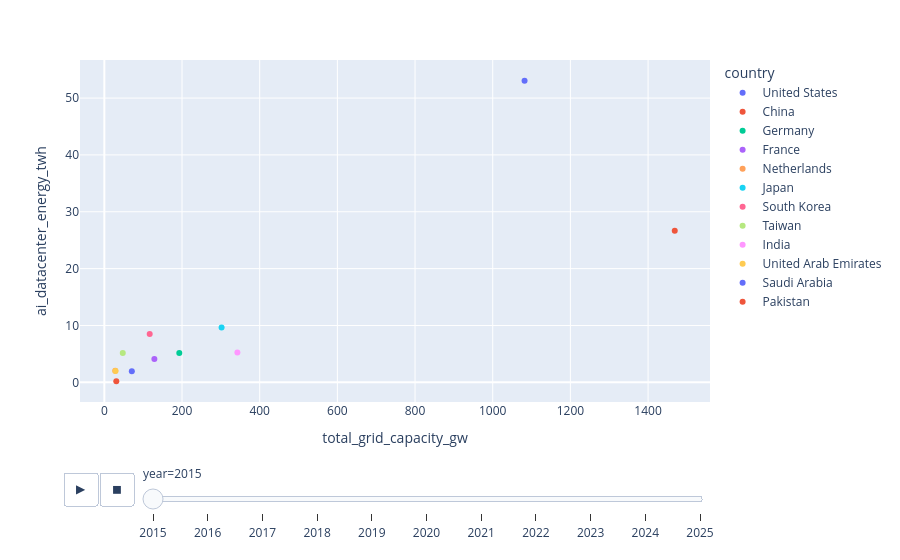

The notebook cell saved with this chart:
### Code cell
px.scatter(df4,x='total_grid_capacity_gw',y='ai_datacenter_energy_twh',color='country',hover_name='region',hover_data='year',animation_frame='year')

### Figure 1 — Plotly figure (JSON) as saved in the notebook; plotly's stock layout.template omitted (floating-point values rounded to 4 significant figures)
{"data": [{"customdata": [[2015]], "hovertemplate": "<b>%{hovertext}</b><br><br>country=United States<br>year=%{customdata[0]}<br>total_grid_capacity_gw=%{x}<br>ai_datacenter_energy_twh=%{y}<extra></extra>", "hovertext": ["North America"], "legendgroup": "United States", "marker": {"color": "#636efa", "symbol": "circle"}, "mode": "markers", "name": "United States", "orientation": "v", "showlegend": true, "type": "scatter", "x": [1082.0], "xaxis": "x", "y": [53.03], "yaxis": "y"}, {"customdata": [[2015]], "hovertemplate": "<b>%{hovertext}</b><br><br>country=China<br>year=%{customdata[0]}<br>total_grid_capacity_gw=%{x}<br>ai_datacenter_energy_twh=%{y}<extra></extra>", "hovertext": ["Asia-Pacific"], "legendgroup": "China", "marker": {"color": "#EF553B", "symbol": "circle"}, "mode": "markers", "name": "China", "orientation": "v", "showlegend": true, "type": "scatter", "x": [1469.0], "xaxis": "x", "y": [26.66], "yaxis": "y"}, {"customdata": [[2015]], "hovertemplate": "<b>%{hovertext}</b><br><br>country=Germany<br>year=%{customdata[0]}<br>total_grid_capacity_gw=%{x}<br>ai_datacenter_energy_twh=%{y}<extra></extra>", "hovertext": ["Europe"], "legendgroup": "Germany", "marker": {"color": "#00cc96", "symbol": "circle"}, "mode": "markers", "name": "Germany", "orientation": "v", "showlegend": true, "type": "scatter", "x": [193.0], "xaxis": "x", "y": [5.16], "yaxis": "y"}, {"customdata": [[2015]], "hovertemplate": "<b>%{hovertext}</b><br><br>country=France<br>year=%{customdata[0]}<br>total_grid_capacity_gw=%{x}<br>ai_datacenter_energy_twh=%{y}<extra></extra>", "hovertext": ["Europe"], "legendgroup": "France", "marker": {"color": "#ab63fa", "symbol": "circle"}, "mode": "markers", "name": "France", "orientation": "v", "showlegend": true, "type": "scatter", "x": [128.8], "xaxis": "x", "y": [4.09], "yaxis": "y"}, {"customdata": [[2015]], "hovertemplate": "<b>%{hovertext}</b><br><br>country=Netherlands<br>year=%{customdata[0]}<br>total_grid_capacity_gw=%{x}<br>ai_datacenter_energy_twh=%{y}<extra></extra>", "hovertext": ["Europe"], "legendgroup": "Netherlands", "marker": {"color": "#FFA15A", "symbol": "circle"}, "mode": "markers", "name": "Netherlands", "orientation": "v", "showlegend": true, "type": "scatter", "x": [28.1], "xaxis": "x", "y": [2.03], "yaxis": "y"}, {"customdata": [[2015]], "hovertemplate": "<b>%{hovertext}</b><br><br>country=Japan<br>year=%{customdata[0]}<br>total_grid_capacity_gw=%{x}<br>ai_datacenter_energy_twh=%{y}<extra></extra>", "hovertext": ["Asia-Pacific"], "legendgroup": "Japan", "marker": {"color": "#19d3f3", "symbol": "circle"}, "mode": "markers", "name": "Japan", "orientation": "v", "showlegend": true, "type": "scatter", "x": [301.9], "xaxis": "x", "y": [9.64], "yaxis": "y"}, {"customdata": [[2015]], "hovertemplate": "<b>%{hovertext}</b><br><br>country=South Korea<br>year=%{customdata[0]}<br>total_grid_capacity_gw=%{x}<br>ai_datacenter_energy_twh=%{y}<extra></extra>", "hovertext": ["Asia-Pacific"], "legendgroup": "South Korea", "marker": {"color": "#FF6692", "symbol": "circle"}, "mode": "markers", "name": "South Korea", "orientation": "v", "showlegend": true, "type": "scatter", "x": [116.8], "xaxis": "x", "y": [8.49], "yaxis": "y"}, {"customdata": [[2015]], "hovertemplate": "<b>%{hovertext}</b><br><br>country=Taiwan<br>year=%{customdata[0]}<br>total_grid_capacity_gw=%{x}<br>ai_datacenter_energy_twh=%{y}<extra></extra>", "hovertext": ["Asia-Pacific"], "legendgroup": "Taiwan", "marker": {"color": "#B6E880", "symbol": "circle"}, "mode": "markers", "name": "Taiwan", "orientation": "v", "showlegend": true, "type": "scatter", "x": [47.5], "xaxis": "x", "y": [5.18], "yaxis": "y"}, {"customdata": [[2015]], "hovertemplate": "<b>%{hovertext}</b><br><br>country=India<br>year=%{customdata[0]}<br>total_grid_capacity_gw=%{x}<br>ai_datacenter_energy_twh=%{y}<extra></extra>", "hovertext": ["South Asia"], "legendgroup": "India", "marker": {"color": "#FF97FF", "symbol": "circle"}, "mode": "markers", "name": "India", "orientation": "v", "showlegend": true, "type": "scatter", "x": [342.6], "xaxis": "x", "y": [5.23], "yaxis": "y"}, {"customdata": [[2015]], "hovertemplate": "<b>%{hovertext}</b><br><br>country=United Arab Emirates<br>year=%{customdata[0]}<br>total_grid_capacity_gw=%{x}<br>ai_datacenter_energy_twh=%{y}<extra></extra>", "hovertext": ["Middle East"], "legendgroup": "United Arab Emirates", "marker": {"color": "#FECB52", "symbol": "circle"}, "mode": "markers", "name": "United Arab Emirates", "orientation": "v", "showlegend": true, "type": "scatter", "x": [28.8], "xaxis": "x", "y": [2.0], "yaxis": "y"}, {"customdata": [[2015]], "hovertemplate": "<b>%{hovertext}</b><br><br>country=Saudi Arabia<br>year=%{customdata[0]}<br>total_grid_capacity_gw=%{x}<br>ai_datacenter_energy_twh=%{y}<extra></extra>", "hovertext": ["Middle East"], "legendgroup": "Saudi Arabia", "marker": {"color": "#636efa", "symbol": "circle"}, "mode": "markers", "name": "Saudi Arabia", "orientation": "v", "showlegend": true, "type": "scatter", "x": [70.8], "xaxis": "x", "y": [1.93], "yaxis": "y"}, {"customdata": [[2015]], "hovertemplate": "<b>%{hovertext}</b><br><br>country=Pakistan<br>year=%{customdata[0]}<br>total_grid_capacity_gw=%{x}<br>ai_datacenter_energy_twh=%{y}<extra></extra>", "hovertext": ["South Asia"], "legendgroup": "Pakistan", "marker": {"color": "#EF553B", "symbol": "circle"}, "mode": "markers", "name": "Pakistan", "orientation": "v", "showlegend": true, "type": "scatter", "x": [30.8], "xaxis": "x", "y": [0.21], "yaxis": "y"}], "layout": {"legend": {"title": {"text": "country"}, "tracegroupgap": 0}, "margin": {"t": 60}, "sliders": [{"active": 0, "currentvalue": {"prefix": "year="}, "len": 0.9, "pad": {"b": 10, "t": 60}, "steps": [{"args": [["2015"], {"frame": {"duration": 0, "redraw": false}, "fromcurrent": true, "mode": "immediate", "transition": {"duration": 0, "easing": "linear"}}], "label": "2015", "method": "animate"}, {"args": [["2016"], {"frame": {"duration": 0, "redraw": false}, "fromcurrent": true, "mode": "immediate", "transition": {"duration": 0, "easing": "linear"}}], "label": "2016", "method": "animate"}, {"args": [["2017"], {"frame": {"duration": 0, "redraw": false}, "fromcurrent": true, "mode": "immediate", "transition": {"duration": 0, "easing": "linear"}}], "label": "2017", "method": "animate"}, {"args": [["2018"], {"frame": {"duration": 0, "redraw": false}, "fromcurrent": true, "mode": "immediate", "transition": {"duration": 0, "easing": "linear"}}], "label": "2018", "method": "animate"}, {"args": [["2019"], {"frame": {"duration": 0, "redraw": false}, "fromcurrent": true, "mode": "immediate", "transition": {"duration": 0, "easing": "linear"}}], "label": "2019", "method": "animate"}, {"args": [["2020"], {"frame": {"duration": 0, "redraw": false}, "fromcurrent": true, "mode": "immediate", "transition": {"duration": 0, "easing": "linear"}}], "label": "2020", "method": "animate"}, {"args": [["2021"], {"frame": {"duration": 0, "redraw": false}, "fromcurrent": true, "mode": "immediate", "transition": {"duration": 0, "easing": "linear"}}], "label": "2021", "method": "animate"}, {"args": [["2022"], {"frame": {"duration": 0, "redraw": false}, "fromcurrent": true, "mode": "immediate", "transition": {"duration": 0, "easing": "linear"}}], "label": "2022", "method": "animate"}, {"args": [["2023"], {"frame": {"duration": 0, "redraw": false}, "fromcurrent": true, "mode": "immediate", "transition": {"duration": 0, "easing": "linear"}}], "label": "2023", "method": "animate"}, {"args": [["2024"], {"frame": {"duration": 0, "redraw": false}, "fromcurrent": true, "mode": "immediate", "transition": {"duration": 0, "easing": "linear"}}], "label": "2024", "method": "animate"}, {"args": [["2025"], {"frame": {"duration": 0, "redraw": false}, "fromcurrent": true, "mode": "immediate", "transition": {"duration": 0, "easing": "linear"}}], "label": "2025", "method": "animate"}], "x": 0.1, "xanchor": "left", "y": 0, "yanchor": "top"}], "updatemenus": [{"buttons": [{"args": [null, {"frame": {"duration": 500, "redraw": false}, "fromcurrent": true, "mode": "immediate", "transition": {"duration": 500, "easing": "linear"}}], "label": "&#9654;", "method": "animate"}, {"args": [[null], {"frame": {"duration": 0, "redraw": false}, "fromcurrent": true, "mode": "immediate", "transition": {"duration": 0, "easing": "linear"}}], "label": "&#9724;", "method": "animate"}], "direction": "left", "pad": {"r": 10, "t": 70}, "showactive": false, "type": "buttons", "x": 0.1, "xanchor": "right", "y": 0, "yanchor": "top"}], "xaxis": {"anchor": "y", "domain": [0, 1], "title": {"text": "total_grid_capacity_gw"}}, "yaxis": {"anchor": "x", "domain": [0, 1], "title": {"text": "ai_datacenter_energy_twh"}}}}
